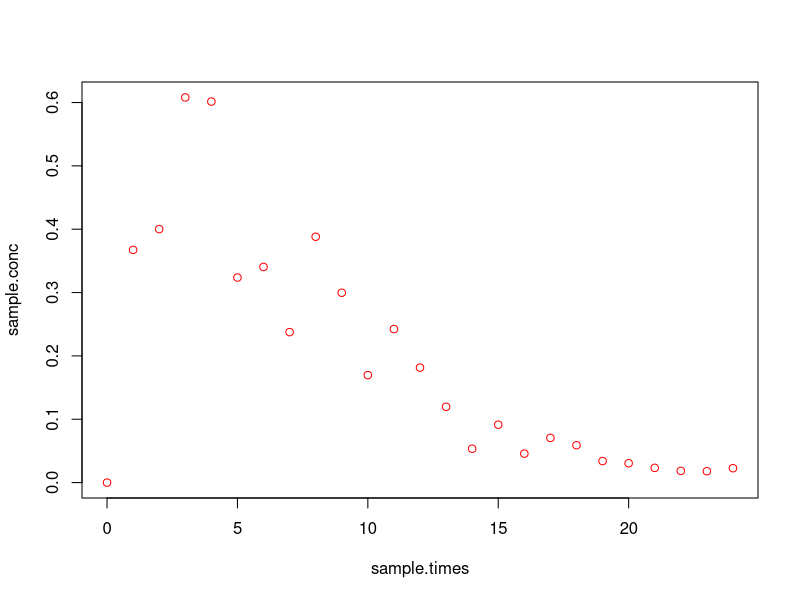

This chart was generated by the following R code: (Note: this script raises an error after producing the figure.)
# Fit a 1-compartment model to some data using a least squares objective function
# ------------------------------------------------------------------------------
# Remove all current objects in the workspace
	rm(list=ls(all=TRUE))
	set.seed(123)

	simulate.1comp.abs <- function(x) {
		k10 <- x$CL/x$V2
		A <- x$KA/(x$V2*(x$KA - k10))
		x$AMT*A*(exp(-k10*x$TIME) - exp(-x$KA*x$TIME))
	}

# ------------------------------------------------------------------------------
# Create some "data" that will be fitted
# The parameters defined here can be our "answers" for the fitting process
	obs.param <- list(
		AMT = 50,  # mg
	  CL = 10,  # Clearance, 10 L/h
		V2 = 50,  # Volume of distribution, 50 L
		KA = 0.5,  # Absorption rate constant, h^-1
		TIME = seq(from = 0,to = 24,by = 0.25)  # Time sequence for simulating concentrations
	)
	ERR <- 0.3
	conc <- simulate.1comp.abs(obs.param)*(1 + rnorm(n = length(obs.param$TIME),mean = 0,sd = ERR))
#	sample.times <- c(0,0.25,0.5,1,2,4,8,12,24)  # Sampling times
	sample.times <- c(0:24)
	sample.conc <- conc[obs.param$TIME %in% sample.times]
	plot(sample.conc ~ sample.times, col = "red")
	testdf <- data.frame(time = sample.times, Cp = sample.conc)

	#spline <- smooth.spline(testdf$time, testdf$Cp, df = 5)
  spline <- splinefun(testdf$time, testdf$Cp, "natural")
	library(splines)
	spline <- interpSpline(testdf$time, testdf$Cp)

	ggplot(testdf, aes(x = time, y = Cp)) + stat_function(fun = spline) + geom_point() + scale_x_continuous(limits = c(0,24))

	summary(fm1 <- lm(Cp ~ ns(time, df = 4), data = testdf))
	predict(fm1, time = sample.times)

# ------------------------------------------------------------------------------
# Create a function for fitting a 1-compartment model to our "observed data"
	one.comp.function <- function(par, Cobs, dose, time) {
		param <- list(
			AMT = dose,
			CL = par[1],
			V2 = par[2],
			KA = par[3],
			TIME = time
		)
		Chat <- simulate.1comp.abs(param)
		err <- Cobs-Chat
		squ.err <- err^2
		sse <- sum(squ.err)  # Sum of squared errors to be minimised
		sse
	}

# Initial estimates
	init.par <- c(15,30,0.2)
  #par <- init.par

# Minimise the sum of squared errors (error between fitted concs and observations)
# Using the optim function in R
	result <- optim(
		init.par,  # Initial parameter estimates
		one.comp.function,  # Fitting function
		Cobs = sample.conc, dose = obs.param$AMT, time = sample.times  # Function arguments
	)
	result  # Print the result

# ------------------------------------------------------------------------------
# Plot the model fit on top of the observed data
	sim.param <- list(
		AMT = obs.param$AMT,
		CL = result$par[1],
		V2 = result$par[2],
		KA = result$par[3],
		TIME = obs.param$TIME
	)
	conc.sim <- simulate.1comp.abs(sim.param)
	points(conc.sim ~ sim.param$TIME,type = "l",col = "blue")


	nobs <- length(sample.times)-1
	onecomp.fn <- function(x, AMT, CL, V2, KA) AMT*KA/(V2*(KA - CL/V2))*(exp(-CL/V2*x) - exp(-KA*x))

	ddfn <- function(x, .par, .fun) {
		.ddfun <- D(D(body(.fun), "x"), "x")
		with(.par, eval(.ddfun))
	}
	ffn <- function(x, .par, .fun) {
		with(.par, integrate(.fun, x[1], x[2], AMT = AMT, CL = CL, V2 = V2, KA = KA))
	}

	trap.par <- sim.param[1:4]
	trap.err <- ldply(seq_len(nobs), function(i) {
		t <- sample.times[c(i,i+1)]
		abs.err <- -(t[2] - t[1])^3*ddfn(t[1], trap.par, onecomp.fn)/12
		c(a = t[1],
			b = t[2],
			abs = abs(abs.err),
			rel = abs(abs.err/ffn(c(t[1],t[2]), trap.par, onecomp.fn)$value),
			auc = ffn(c(t[1],t[2]), trap.par, onecomp.fn)$value
		)
	})

	plot(trap.err$b, trap.err$abs)

# ------------------------------------------------------------------------------
# ------------------------------------------------------------------------------

# ------------------------------------------------------------------------------
# Fit a 2-compartment model to some data using a least squares objective function
# ------------------------------------------------------------------------------
# Remove all current objects in the workspace
	rm(list=ls(all=TRUE))
	set.seed(123)

	simulate.2comp.abs <- function(x) {
		k10 <- x$CL/x$V2
		k12 <- x$Q/x$V2
		k21 <- x$Q/x$V3
		apb <- k10+k12+k21            # alpha + beta
		amb <- k10*k21                # alpha * beta
		alpha <- ((apb)+sqrt((apb)^2-4*amb))/2
		beta <- ((apb)-sqrt((apb)^2-4*amb))/2
		A <- x$KA*(k21-alpha)/(x$V2*(x$KA-alpha)*(beta-alpha))
		B <- x$KA*(k21-beta)/(x$V2*(x$KA-beta)*(alpha-beta))
		x$AMT*(A*exp(-alpha*x$TIME)+B*exp(-beta*x$TIME)-(A+B)*exp(-x$KA*x$TIME))
	}

# ------------------------------------------------------------------------------
# Create some "data" that will be fitted
# The parameters defined here can be our "answers" for the fitting process
	obs.param <- list(
		AMT = 50,  # mg
		CL = 10,  # Clearance, 10 L/h
		V2 = 50,  # Volume of distribution, 50 L
		Q = 8,  #
		V3 = 100,  #
		KA = 0.5,  # Absorption rate constant, h^-1
		TIME = seq(from = 0,to = 24,by = 0.25)  # Time sequence for simulating concentrations
	)
	ERR <- 0.3  # Standard deviation of error
	conc <- simulate.2comp.abs(obs.param)*(1 + rnorm(n = length(obs.param$TIME),mean = 0,sd = ERR))
	sample.times <- c(0,0.25,0.5,1,2,4,8,12,24)  # Sampling times
	sample.conc <- conc[obs.param$TIME %in% sample.times]
	plot(sample.conc ~ sample.times, col = "red")

# ------------------------------------------------------------------------------
# Create a function for fitting a 2-compartment model to our "observed data"
	two.comp.function <- function(par, Cobs, dose, time) {
		param <- list(
			AMT = dose,
			CL = par[1],
			V2 = par[2],
			Q = par[3],
			V3 = par[4],
			KA = par[5],
			TIME = time
		)
		Chat <- simulate.2comp.abs(param)
		err <- Cobs-Chat
		squ.err <- err^2
		sse <- sum(squ.err)  # Sum of squared errors to be minimised
		sse
	}

# Initial estimates
	init.par <- c(15,30,4,80,0.2)
  #par <- init.par

# Minimise the sum of squared errors (error between fitted concs and observations)
# Using the optim function in R
	result <- optim(
		init.par,  # Initial parameter estimates
		two.comp.function,  # Fitting function
		Cobs = sample.conc, dose = obs.param$AMT, time = sample.times  # Function arguments
	)
	result  # Print the result

# ------------------------------------------------------------------------------
# Plot the model fit on top of the observed data
	sim.param <- list(
		AMT = obs.param$AMT,
		CL = result$par[1],
		V2 = result$par[2],
		Q = result$par[3],
		V3 = result$par[4],
		KA = result$par[5],
		TIME = obs.param$TIME
	)
	conc.sim <- simulate.2comp.abs(sim.param)
	points(conc.sim ~ sim.param$TIME,type = "l",col = "blue")
